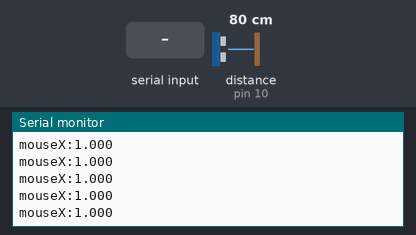
Recording of a sketch running on a simulated Arduino Uno, built with avr-gcc and run on an emulated ATmega328P. Shown: the last lines printed to the serial monitor. Wiring (inferred from the names in the program): ultrasonic range finder: trigger pin 9; echo pin 10. The inputs (shaded band) are chosen by the test bench; at power-on: distance to the obstacle (sensor on pin 10) 80 cm. The echo pulse lasts 58.3 µs per cm.

Above: at 1.2 s.
1.3 s: distance to the obstacle (sensor on pin 10) set to 2 cm
At 1.35 s:
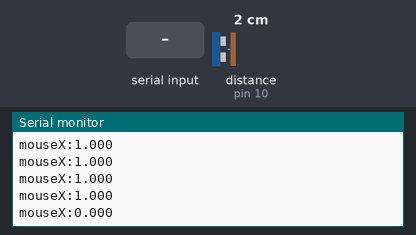
2.8 s: "min:\n" received over Serial
At 2.84 s:
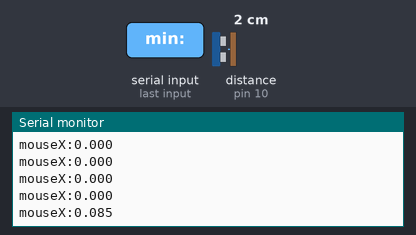
5.8 s: distance to the obstacle (sensor on pin 10) set to 60 cm
At 5.86 s:
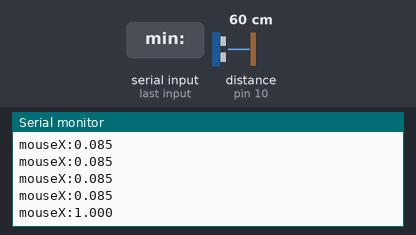
8.8 s: "max:90\n" received over Serial
At 8.86 s:
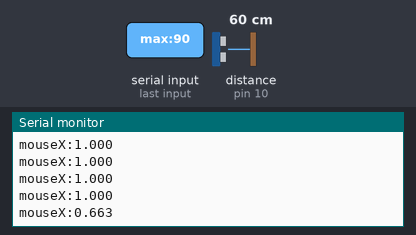
10.3 s: distance to the obstacle (sensor on pin 10) set to 18 cm
At 10.34 s:
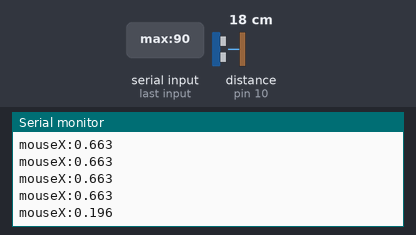
Timing chart, 0 to 13.3 s (numbered marks = the images above; inputs shaded):
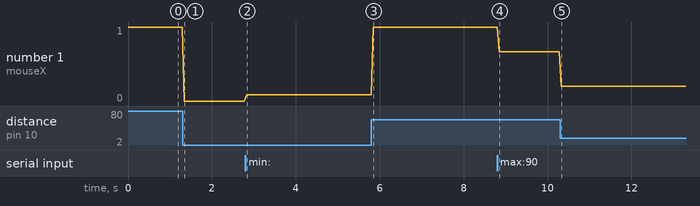

The sketch:

distance_to_html.ino
```cpp
// HC-SR04 pins
const int trigPin = 9;
const int echoPin = 10;

long duration;
float distance;
float minDistance = 5.0;   // 新增最小距離 (cm)
float maxDistance = 20.0;  // 預設最大距離 (cm)

void setup() {
  Serial.begin(9600);
  pinMode(trigPin, OUTPUT);
  pinMode(echoPin, INPUT);
}

void loop() {
  // 檢查序列埠是否有設定指令
  if (Serial.available()) {
    String cmd = Serial.readStringUntil('\n');
    cmd.trim();
    if (cmd.startsWith("max:")) {
      float val = cmd.substring(4).toFloat();
      if (val > 0) maxDistance = val;
    } else if (cmd.startsWith("min:")) {
      float val = cmd.substring(4).toFloat();
      if (val >= 0) minDistance = val;
    }
  }

  // 觸發 HC-SR04
  digitalWrite(trigPin, LOW);
  delayMicroseconds(2);
  digitalWrite(trigPin, HIGH);
  delayMicroseconds(10);
  digitalWrite(trigPin, LOW);

  // 讀取回波
  duration = pulseIn(echoPin, HIGH, 30000); // 最長 30ms (約5m)
  if (duration == 0) {
    // 無回波，視為最大距離
    distance = maxDistance;
  } else {
    distance = duration * 0.0343 / 2.0; // cm
  }

  // 正規化到 0~1，考慮 minDistance
  float norm = (distance - minDistance) / (maxDistance - minDistance);
  if (norm < 0) norm = 0;
  if (norm > 1) norm = 1;

  // 輸出到序列埠
  // Serial.print("distance: ");
  // Serial.print(distance);
  // Serial.print(" cm, norm: ");
  // Serial.println(norm, 3);

  // 傳送給 stained-glass.html
  Serial.print("mouseX:");
  Serial.println(norm, 3);

  delay(50); // 20Hz
}
```

Measured:
- after the input at 1.3 s, the serial monitor: prints a new line at once (image 1)
- after the input at 2.8 s, the serial monitor: prints a new line at once (image 2)
- after the input at 5.8 s, the serial monitor: prints a new line after 0.05 s (image 3)
- after the input at 8.8 s, the serial monitor: prints a new line after 0.05 s (image 4)
- after the input at 10.3 s, the serial monitor: prints a new line at once (image 5)
- plotted number 1: 1 → 0 after the input at 1.3 s, 0 → 0.09 after the input at 2.8 s, 0.09 → 1 after the input at 5.8 s, 1 → 0.66 after the input at 8.8 s, 0.66 → 0.1 after the input at 10.3 s
